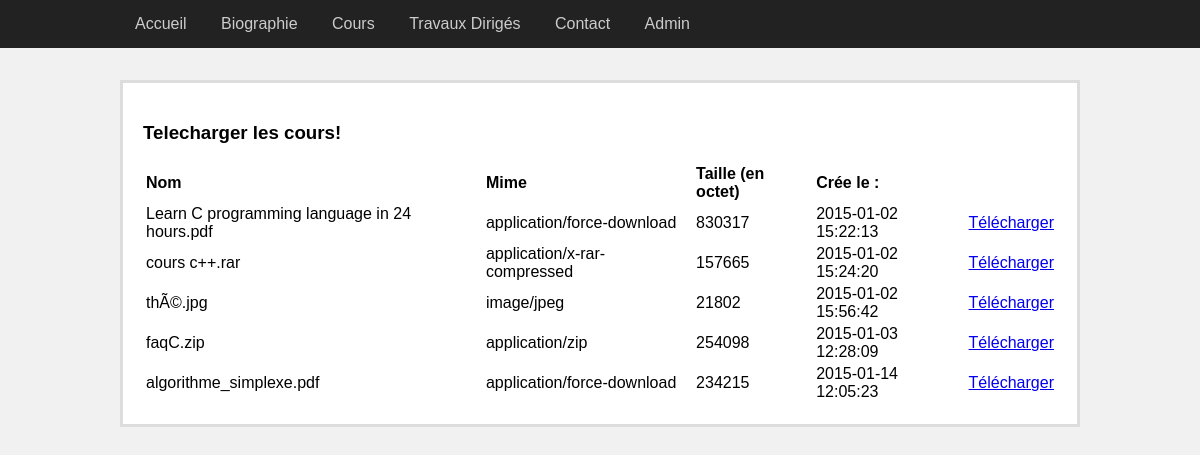
Screenshot of /cours.php with the database file from the repository.
### tables this page shows
CREATE TABLE IF NOT EXISTS `cours` (
  `id` int(10) unsigned NOT NULL AUTO_INCREMENT,
  `nom` varchar(255) NOT NULL DEFAULT 'Untitled.txt',
  `mime` varchar(50) NOT NULL DEFAULT 'text/plain',
  `taille` bigint(20) unsigned NOT NULL DEFAULT '0',
  `data` mediumblob NOT NULL,
  `created` datetime NOT NULL,
  PRIMARY KEY (`id`)
);

### cours.php (the view, shortened to what this page needs)
<!DOCTYPE html>
<html>
<head>
    <link rel="stylesheet" href="css/style.css"/>
</head>
<body>
<?php include("menu.php");?>
<div id="wrapper">
    <div id="content">
        <h3>Telecharger les cours!</h3>
    <?php
    $dbLink = new mysqli('127.0.0.1', 'root', '', 'ihm_db');
    $sql = 'SELECT `id`, `nom`, `mime`, `taille`, `created` FROM `cours`';
    $result = $dbLink->query($sql);
    if($result) {
        if($result->num_rows == 0) {
            echo '<p>La BDD est vide</p>';
        }
        else {
            echo '<table width="100%">
                    <tr>
                        <td><b>Nom</b></td>
                        <td><b>Mime</b></td>
                        <td><b>Taille (en octet)</b></td>
                        <td><b>Crée le :</b></td>
                        <td><b>&nbsp;</b></td>
                    </tr>';
            while($row = $result->fetch_assoc()) {
                echo "
                    <tr>
                        <td>{$row['nom']}</td>
                        <td>{$row['mime']}</td>
                        <td>{$row['taille']}</td>
                        <td>{$row['created']}</td>
                        <td><a href='get_file.php?id={$row['id']}'>Télécharger</a></td>
                    </tr>";
            }
            echo '</table>';
        }
    }
    else
    {
        echo 'erreur dans la Requete SQL';
        echo "<pre>{$dbLink->error}</pre>";
    }
    ?>
    </div>
</div>
</body>
</html>

### menu.php
<div id="nav">
    <div id="nav-wrapper">
        <ul>
            <li><a href="index.php">Accueil</a></li>
            <li><a href="bio.php">Biographie</a></li>
            <li><a href="cours.php">Cours</a></li>
            <li><a href="td.php">Travaux Dirigés</a></li>
            <li><a href="contact.php">Contact</a></li>
            <li><a href="admin/admin.php">Admin</a></li>
        </ul>
    </div>
</div>

### css/style.css (style rules this page uses)
body { overflow-y: scroll; padding: 0; margin: 0; font-family: Arial; font-size: 16px; background-color: #F1F1F1; height: 2000px; }
#nav { background-color: #222; position: fixed; width: 100%; top: 0; }
#nav-wrapper { width: 960px; margin: 0 auto; text-align: left; }
#nav ul { list-style-type: none; padding: 0; margin: 0; }
#nav ul li { display: inline-block; }
#nav ul li a { color: #CCC; display: block; padding: 15px; text-decoration: none; }
#wrapper { width: 960px; margin: 0 auto; text-align: left; }
#content { background-color: #FFF; border: 3px solid #DDD; padding: 20px; margin: 80px 0 0 0; }

### rows the page displays
cours: nom "Learn C programming language in 24 hours.pdf", mime "application/force-download", taille "830317", created "2015-01-02 15:22:13"
cours: nom "cours c++.rar", mime "application/x-rar-compressed", taille "157665", created "2015-01-02 15:24:20"
cours: nom "thÃ©.jpg", mime "image/jpeg", taille "21802", created "2015-01-02 15:56:42"
cours: nom "faqC.zip", mime "application/zip", taille "254098", created "2015-01-03 12:28:09"
cours: nom "algorithme_simplexe.pdf", mime "application/force-download", taille "234215", created "2015-01-14 12:05:23"
